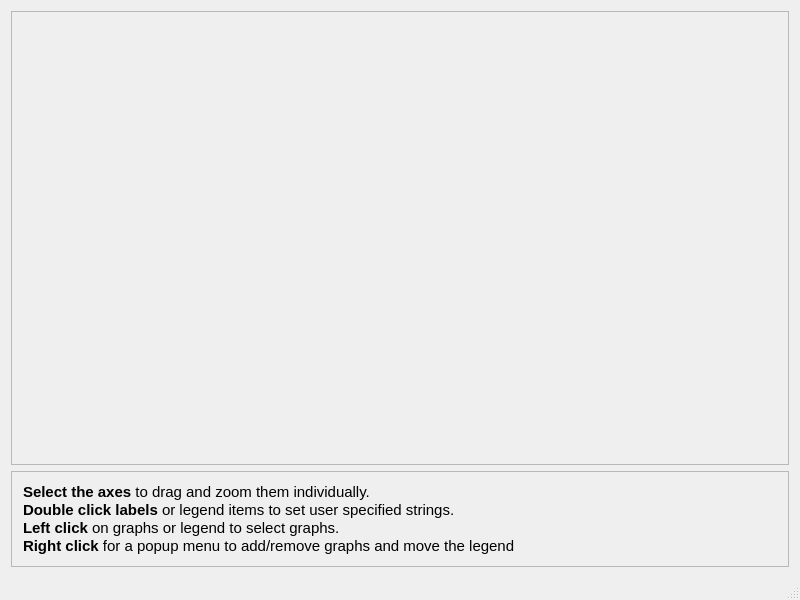
<?xml version="1.0" encoding="UTF-8"?>
<ui version="4.0">
 <class>MainWindow</class>
 <widget class="QMainWindow" name="MainWindow">
  <property name="geometry">
   <rect>
    <x>0</x>
    <y>0</y>
    <width>800</width>
    <height>600</height>
   </rect>
  </property>
  <property name="windowTitle">
   <string>QCustomPlot Interaction Example</string>
  </property>
  <widget class="QWidget" name="centralWidget">
   <layout class="QVBoxLayout" name="verticalLayout">
    <item>
     <widget class="QFrame" name="frame_2">
      <property name="frameShape">
       <enum>QFrame::StyledPanel</enum>
      </property>
      <property name="frameShadow">
       <enum>QFrame::Sunken</enum>
      </property>
      <property name="lineWidth">
       <number>1</number>
      </property>
      <property name="midLineWidth">
       <number>0</number>
      </property>
      <layout class="QVBoxLayout" name="verticalLayout_3">
       <property name="spacing">
        <number>0</number>
       </property>
       <property name="margin">
        <number>0</number>
       </property>
       <item>
        <widget class="QCustomPlot" name="customPlot" native="true">
         <property name="sizePolicy">
          <sizepolicy hsizetype="Preferred" vsizetype="MinimumExpanding">
           <horstretch>0</horstretch>
           <verstretch>1</verstretch>
          </sizepolicy>
         </property>
        </widget>
       </item>
      </layout>
     </widget>
    </item>
    <item>
     <widget class="QFrame" name="frame">
      <property name="frameShape">
       <enum>QFrame::StyledPanel</enum>
      </property>
      <property name="frameShadow">
       <enum>QFrame::Raised</enum>
      </property>
      <layout class="QVBoxLayout" name="verticalLayout_2">
       <item>
        <widget class="QLabel" name="label">
         <property name="text">
          <string>&lt;!DOCTYPE HTML PUBLIC &quot;-//W3C//DTD HTML 4.0//EN&quot; &quot;http://www.w3.org/TR/REC-html40/strict.dtd&quot;&gt;
&lt;html&gt;&lt;head&gt;&lt;meta name=&quot;qrichtext&quot; content=&quot;1&quot; /&gt;&lt;style type=&quot;text/css&quot;&gt;
p, li { white-space: pre-wrap; }
&lt;/style&gt;&lt;/head&gt;&lt;body style=&quot; font-family:'Ubuntu'; font-size:11pt; font-weight:400; font-style:normal;&quot;&gt;
&lt;p style=&quot; margin-top:0px; margin-bottom:0px; margin-left:0px; margin-right:0px; -qt-block-indent:0; text-indent:0px;&quot;&gt;&lt;span style=&quot; font-weight:600;&quot;&gt;Select the axes&lt;/span&gt; to drag and zoom them individually.&lt;/p&gt;
&lt;p style=&quot; margin-top:0px; margin-bottom:0px; margin-left:0px; margin-right:0px; -qt-block-indent:0; text-indent:0px;&quot;&gt;&lt;span style=&quot; font-weight:600;&quot;&gt;Double click labels&lt;/span&gt; or legend items to set user specified strings.&lt;/p&gt;
&lt;p style=&quot; margin-top:0px; margin-bottom:0px; margin-left:0px; margin-right:0px; -qt-block-indent:0; text-indent:0px;&quot;&gt;&lt;span style=&quot; font-weight:600;&quot;&gt;Left click&lt;/span&gt; on graphs or legend to select graphs.&lt;/p&gt;
&lt;p style=&quot; margin-top:0px; margin-bottom:0px; margin-left:0px; margin-right:0px; -qt-block-indent:0; text-indent:0px;&quot;&gt;&lt;span style=&quot; font-weight:600;&quot;&gt;Right click&lt;/span&gt; for a popup menu to add/remove graphs and move the legend&lt;/p&gt;&lt;/body&gt;&lt;/html&gt;</string>
         </property>
        </widget>
       </item>
      </layout>
     </widget>
    </item>
   </layout>
  </widget>
  <widget class="QMenuBar" name="menuBar">
   <property name="geometry">
    <rect>
     <x>0</x>
     <y>0</y>
     <width>621</width>
     <height>25</height>
    </rect>
   </property>
  </widget>
  <widget class="QStatusBar" name="statusBar"/>
 </widget>
 <layoutdefault spacing="6" margin="11"/>
 <customwidgets>
  <customwidget>
   <class>QCustomPlot</class>
   <extends>QWidget</extends>
   <header>../../qcustomplot.h</header>
   <container>1</container>
  </customwidget>
 </customwidgets>
 <resources/>
 <connections/>
</ui>
